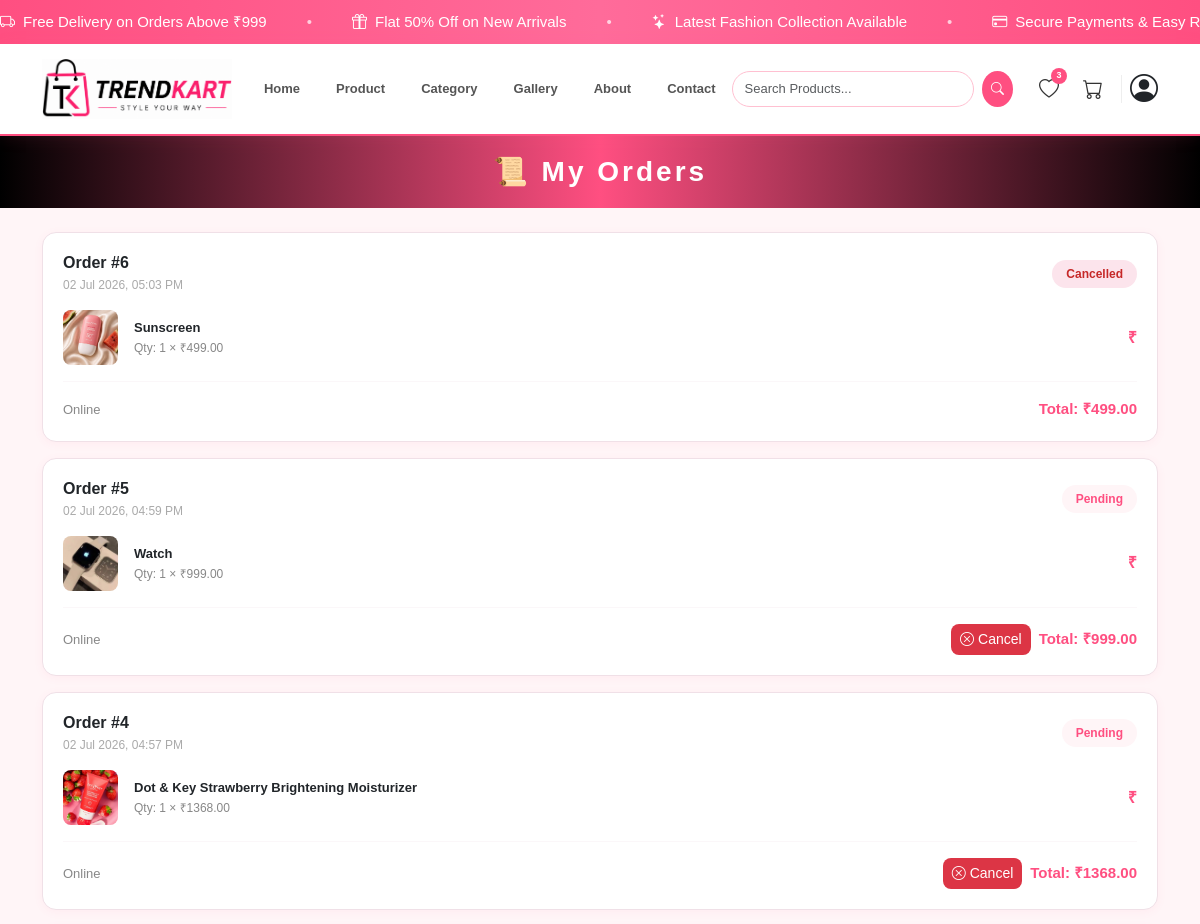
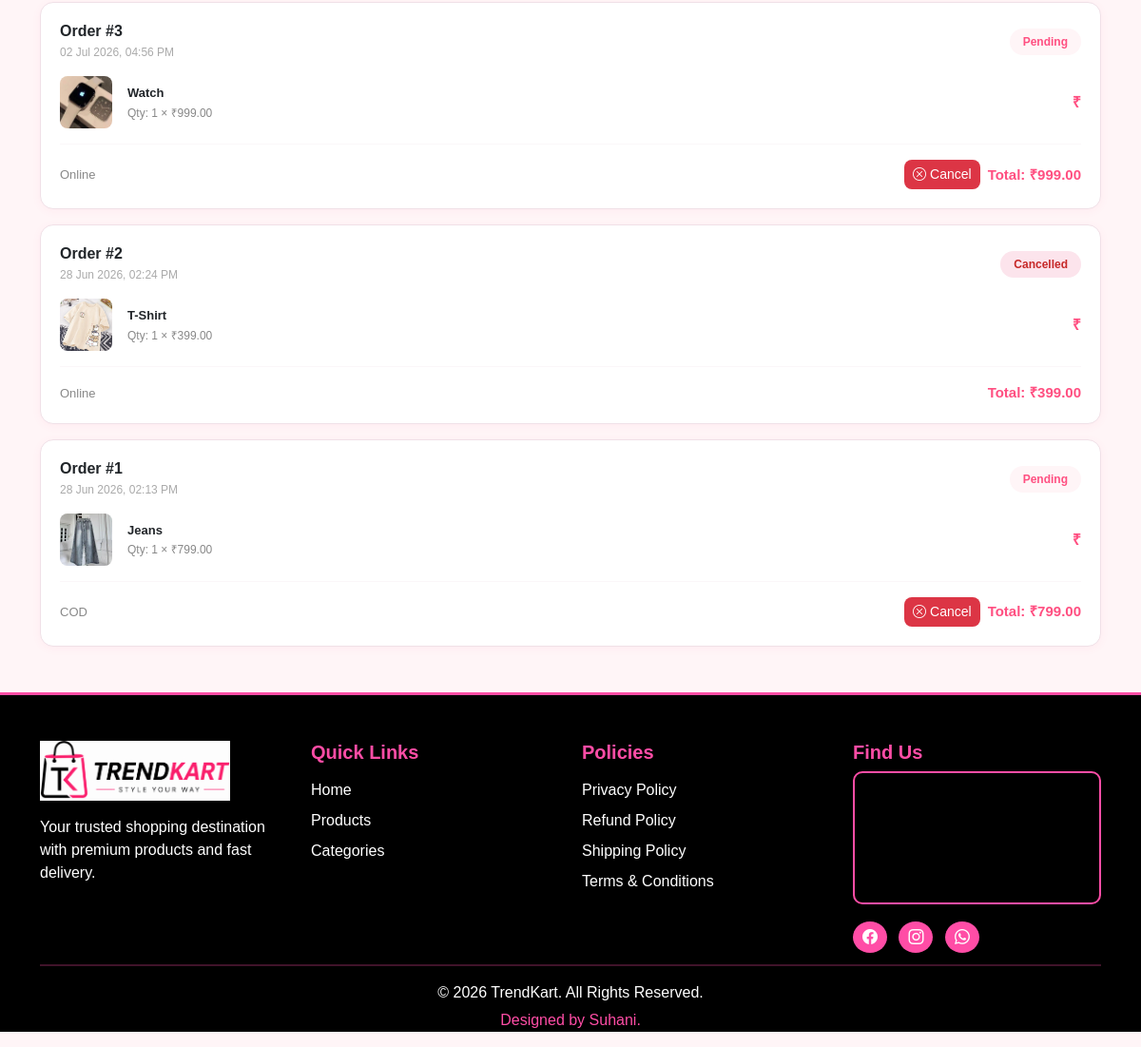
Screenshot of /my-orders/ (signed in) with the database file from the repository (2 pictures, top to bottom).
### Trendkart/models.py (models this page shows, shortened)
class Order(models.Model):
    STATUS_CHOICES = (
        ('Pending', 'Pending'),
        ('Processing', 'Processing'),
        ('Shipped', 'Shipped'),
        ('Delivered', 'Delivered'),
        ('Cancelled', 'Cancelled'),
    )
    PAYMENT_CHOICES = (
        ('COD', 'Cash on Delivery'),
        ('Online', 'Online Payment'),
    )
    user = models.ForeignKey(CustomUser, on_delete=models.CASCADE, related_name='orders')
    full_name = models.CharField(max_length=255)
    mobile = models.CharField(max_length=15)
    address = models.TextField()
    city = models.CharField(max_length=100)
    pincode = models.CharField(max_length=10)
    payment_method = models.CharField(max_length=20, choices=PAYMENT_CHOICES, default='COD')
    total_amount = models.DecimalField(max_digits=10, decimal_places=2)
    status = models.CharField(max_length=20, choices=STATUS_CHOICES, default='Pending')
    created_at = models.DateTimeField(auto_now_add=True)

class OrderItem(models.Model):
    order = models.ForeignKey(Order, on_delete=models.CASCADE, related_name='items')
    product = models.ForeignKey(Product, on_delete=models.CASCADE)
    quantity = models.PositiveIntegerField(default=1)
    price = models.DecimalField(max_digits=10, decimal_places=2)

class Product(models.Model):
    category = models.ForeignKey(
        Category,
        on_delete=models.CASCADE,
        related_name='products'
    )
    product_name = models.CharField(max_length=255)
    product_price = models.DecimalField(max_digits=10, decimal_places=2)
    product_description = models.TextField()
    product_image = models.ImageField(upload_to='products/')

### Trendkart/views.py (the view)
# urls.py: path('my-orders/', my_orders, name='my_orders'),
@login_required(login_url='login')
def my_orders(request):
    orders = Order.objects.filter(user=request.user).order_by('-created_at')
    return render(request, 'my_orders.html', {'orders': orders})

### templates/my_orders.html (shortened to what this page needs)
{% extends 'base.html' %}
{% block content %}
<div class="w-100 mb-4 d-flex align-items-center justify-content-center"
    style="background:linear-gradient(90deg,#000,#FF4F81,#000); height:72px;">
    <h3 class="mb-0 fw-bold text-white" style="letter-spacing:3px;">📜 My Orders</h3>
</div>
<div class="container mb-5">
    {% if orders %}
    {% for order in orders %}
    <div style="background:#fff; border-radius:14px; padding:20px;
                border:1px solid #f0e0e7; margin-bottom:16px;
                box-shadow:0 2px 10px rgba(255,79,129,0.06);">
        <div class="d-flex justify-content-between align-items-center mb-3">
            <div>
                <h6 class="fw-bold mb-1">Order #{{ order.id }}</h6>
                <p style="font-size:12px; color:#aaa; margin:0;">{{ order.created_at|date:"d M Y, h:i A" }}</p>
            </div>
            <span style="padding:5px 14px; border-radius:20px; font-size:12px; font-weight:700;
                {% if order.status == 'Delivered' %}background:#e8f5e9; color:#2e7d32;
                {% elif order.status == 'Cancelled' %}background:#fce4ec; color:#c62828;
                {% elif order.status == 'Shipped' %}background:#e3f2fd; color:#1565c0;
                {% else %}background:#FFF5F7; color:#FF4F81;{% endif %}">
                {{ order.status }}
            </span>
        </div>
        {% for item in order.items.all %}
        <div class="d-flex align-items-center gap-3 mb-2">
            <img src="{{ item.product.product_image.url }}" width="55" height="55"
                style="object-fit:cover; border-radius:8px; flex-shrink:0;">
            <div class="flex-grow-1">
                <p style="font-size:13px; font-weight:700; margin-bottom:2px;">{{ item.product.product_name }}</p>
                <p style="font-size:12px; color:#888; margin:0;">Qty: {{ item.quantity }} × ₹{{ item.price }}</p>
            </div>
            <p style="font-weight:700; color:#FF4F81; margin:0;">₹{{ item.subtotal }}</p>
        </div>
        {% endfor %}
        <hr style="border-color:#f0e0e7;">
        <div class="d-flex justify-content-between align-items-center">
            <span style="font-size:13px; color:#888;">
                {{ order.payment_method }}
            </span>
            <div class="d-flex align-items-center gap-2">
                {% if order.status == 'Pending' or order.status == 'Confirmed' %}
                <a href="{% url 'cancel_order' order.id %}" class="btn btn-sm"
                    style="background:#dc3545; color:white; border-radius:8px;"
                    onclick="return confirm('Are you sure you want to cancel this order?')">
                    <i class="bi bi-x-circle me-1"></i>Cancel
                </a>
                {% endif %}
                <span style="font-weight:700; font-size:15px; color:#FF4F81;">
                    Total: ₹{{ order.total_amount }}
                </span>
            </div>
        </div>
    </div>
    {% endfor %}
    {% endif %}
</div>
{% endblock %}

### templates/base.html (style rules this page uses)
body { background-color: #FFF5F7; font-family: Arial, sans-serif; }

### rows the page displays
Order: id "6", created_at "02 Jul 2026, 05:03 PM", status "Cancelled", payment_method "Online", total_amount "499.00"
OrderItem: product.product_image (picture), product.product_name "Sunscreen", quantity "1", price "499.00"
Order: id "5", created_at "02 Jul 2026, 04:59 PM", status "Pending", payment_method "Online", shows "Cancel", total_amount "999.00"
OrderItem: product.product_image (picture), product.product_name "Watch", quantity "1", price "999.00"
Order: id "4", created_at "02 Jul 2026, 04:57 PM", status "Pending", payment_method "Online", shows "Cancel", total_amount "1368.00"
OrderItem: product.product_image (picture), product.product_name "Dot & Key Strawberry Brightening Moisturizer", quantity "1", price "1368.00"
Order: id "3", created_at "02 Jul 2026, 04:56 PM", status "Pending", payment_method "Online", shows "Cancel", total_amount "999.00"
OrderItem: product.product_image (picture), product.product_name "Watch", quantity "1", price "999.00"
Order: id "2", created_at "28 Jun 2026, 02:24 PM", status "Cancelled", payment_method "Online", total_amount "399.00"
OrderItem: product.product_image (picture), product.product_name "T-Shirt", quantity "1", price "399.00"
Order: id "1", created_at "28 Jun 2026, 02:13 PM", status "Pending", payment_method "COD", shows "Cancel", total_amount "799.00"
OrderItem: product.product_image (picture), product.product_name "Jeans", quantity "1", price "799.00"

### other values shown
{{ wish_count }} "3"
